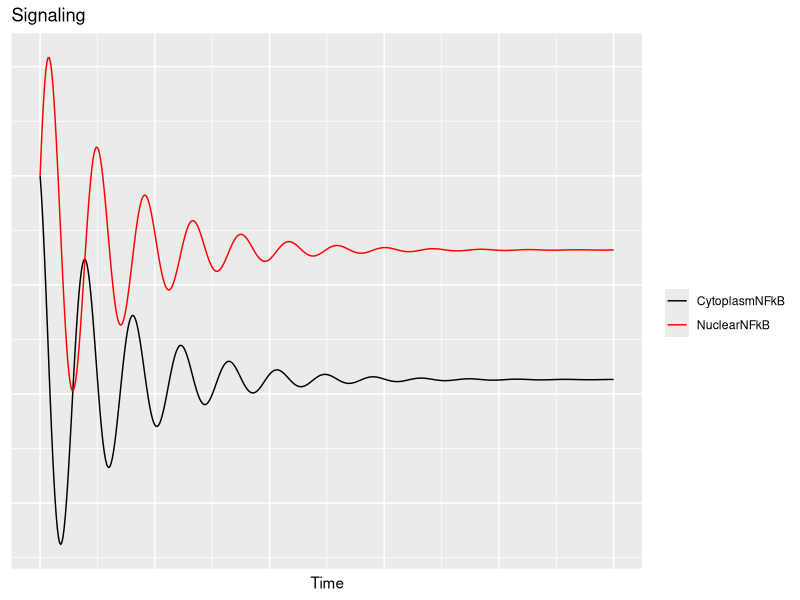

Recreate this plot in R.
#MIT License
#Copyright (c) 2021 Octavio Gonzalez-Lugo 

#Permission is hereby granted, free of charge, to any person obtaining a copy
#of this software and associated documentation files (the "Software"), to deal
#in the Software without restriction, including without limitation the rights
#to use, copy, modify, merge, publish, distribute, sublicense, and/or sell
#copies of the Software, and to permit persons to whom the Software is
#furnished to do so, subject to the following conditions:
#The above copyright notice and this permission notice shall be included in all
#copies or substantial portions of the Software.
#THE SOFTWARE IS PROVIDED "AS IS", WITHOUT WARRANTY OF ANY KIND, EXPRESS OR
#IMPLIED, INCLUDING BUT NOT LIMITED TO THE WARRANTIES OF MERCHANTABILITY,
#FITNESS FOR A PARTICULAR PURPOSE AND NONINFRINGEMENT. IN NO EVENT SHALL THE
#AUTHORS OR COPYRIGHT HOLDERS BE LIABLE FOR ANY CLAIM, DAMAGES OR OTHER
#LIABILITY, WHETHER IN AN ACTION OF CONTRACT, TORT OR OTHERWISE, ARISING FROM,
#OUT OF OR IN CONNECTION WITH THE SOFTWARE OR THE USE OR OTHER DEALINGS IN THE
#SOFTWARE.
#@author: Octavio Gonzalez-Lugo

###############################################################################
# Loading packages 
###############################################################################

library(deSolve)
library(ggplot2)
library(tidygraph)
library(ggraph)

###############################################################################
#Solver function
###############################################################################

solveModel<- function(Model,InitialConditions,ModelParameters,ColumnNames){
  #Solves numerically an ODE system model,returns a formated dataframe
  #Model             -> function, Model to be solved
  #InitialConditions -> list, Initial conditions for the ODE system 
  #ModelParameters   -> list, Parameters of the ODE model 
  #ColumnNames       -> list, names of the columns for the dataframe 
  #MinMax            -> bool, controlls if a minmax normalization is applied to the data. 
  times <- seq(0, 50, by = 0.1)
  out <- ode(InitialConditions,times,Model,ModelParameters,method="rk4")
  ModelData<-data.frame(out)
  colnames(ModelData)<-ColumnNames
  ModelData
}

###############################################################################
# Plot Functions
###############################################################################

SiganllingPlot<-function(inputData,PlotTitle){
  #Returns a ggplot
  #inputData  -> model data
  #ColumNames -> Names for the columns in the data
  #PlotTitle  -> Title for the plot
  ModelData<-inputData
  
  graphContainer<-ggplot(data=ModelData,aes(x=Time,y=CytoplasmNFkB,color="CytoplasmNFkB"))+geom_line()+
    geom_line(aes(y=NuclearNFkB,color="NuclearNFkB"))+
    scale_color_manual(values=c("CytoplasmNFkB"="black","NuclearNFkB"="red"))+
    labs(title=PlotTitle,color=" ")+
    theme(axis.title.y = element_blank(),axis.text.y = element_blank(),axis.ticks.y = element_blank(),axis.text.x = element_blank(),axis.ticks.x = element_blank())
  show(graphContainer)
}

###############################################################################
#Model Progesterone
###############################################################################

SignallingNfkB <- function(t,Y,params){
  
  #Simple organic matter decomposition model 
  #t      -> integration time value 
  # 
  #Y      -> list Values for the function to be evaluated 
  #          Y[1]     -> cell receptors 
  #          Y[2]     -> gene regulation
  #
  #
  #params -> Parameters of the ODE system model 
  #         a,d       -> self regulation rates
  #         b,g       -> feedback regulation
  
  with(as.list(c(Y,params)),{
    
    dx1dt= s - a*Y[1] - b*Y[2]
    dx2dt= g*Y[1] - d*Y[2]
    
    list(c(dx1dt,dx2dt))
  })
}

params <- c(s=1,a=0.15,b=1.5,g=1.5,d=0.15)
Y <- c(1,1)

columnNames<-c("Time","CytoplasmNFkB","NuclearNFkB")
NfKbData<-solveModel(SignallingNfkB,Y,params,columnNames)
SiganllingPlot(NfKbData,"Signaling")
